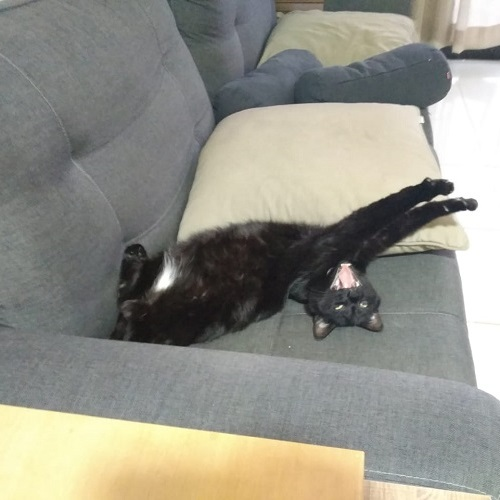
#> input picture trab03/img01.jpg, 500 x 500 px
$ jupyter execute trab03.ipynb   (shell and % lines are left out)
#> lines starting #> are read from the running program, lines starting #| are printed output that depends on the picture
# UNB - PPGI
# Processamento de Imagem
## Trabalho 03

Henrique Brandão

___

Escolha duas imagens monocromáticas , entre 500 e 700 pixels de largura ou altura. As dimensões da imagem tem que ser bem documentadas.

Processe cada imagem X aplicando uma distorção de perspectiva de forma que a base da imagem fique 20% menor que o topo, seguido de uma rotação de 45% do resultado, formando uma nova imagem Y. Documente o resultado Y, aponte dimensões e faça uma análise

Inverta os passos do processo para recuperar a imagem X

Compare X com X’. Exiba a imagem de erro E=X-X’+1
8.
Entrega é um documento em PDF em formato de relatório. Código só em sessão de anexo/apêndice. Não precisa enrolar nem colocar background, mas precisa discutir o que você está fazendo e discutir os resultaos.

[cell 1]
import cv2

import numpy as np
import seaborn as sns

from math import sqrt
from random import choice

from PIL import Image
from matplotlib import pyplot as plt

[cell 2]
f1, f2 = 'img01.jpg', 'img02.jpg'

x1, x2 = cv2.imread(f1), cv2.imread(f2)
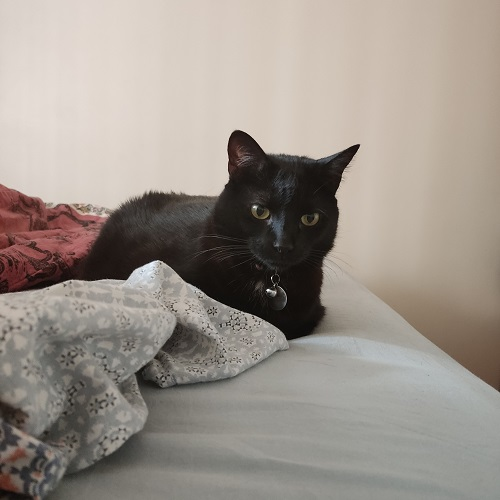
#> input picture trab03/img02.jpg, 500 x 500 px
#> x1 is the input picture: shape (500, 500, 3); mean B, G, R 136.4, 146.3, 147.4
#> x2 is the input picture: shape (500, 500, 3); mean B, G, R 138.7, 146.8, 155.2

[cell 3]
plt.subplot(1,2,1)
plt.title(str(x1.shape))
plt.imshow(x1)

plt.subplot(1,2,2)
plt.title(str(x2.shape))
plt.imshow(x2)

plt.show()
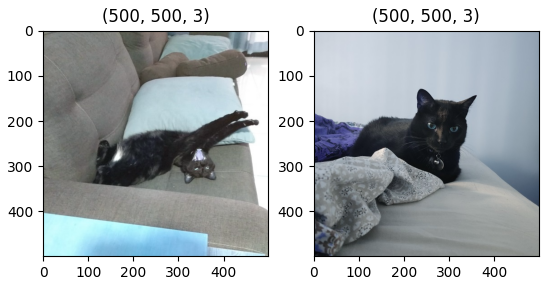
#> figure drawn by matplotlib, 2 panels; B, G, R data is drawn as R, G, B

[cell 4]
def processa(imagem, proporcao=0.8, angulo=45):
#> called with proporcao = 0.8, angulo = 45
    altura, largura = imagem.shape[0], imagem.shape[1],
#> altura = 500; largura = 500
    top_left = [0, 0]
    top_right = [largura, 0]
#> top_right = [500, 0]
    bottom_right = [largura, altura]
#> bottom_right = [500, 500]
    bottom_left = [0, altura]
#> bottom_left = [0, 500]
    nova_largura_base = largura * proporcao
#> nova_largura_base = 400
    pts1 = np.float32([top_left, top_right, bottom_right, bottom_left])
#> pts1 = [[0, 0], [500, 0], [500, 500], [0, 500]]
    pts2 = np.float32([top_left, [nova_largura_base, 0], bottom_right, [0, altura]])
    matriz_perspectiva = cv2.getPerspectiveTransform(pts1, pts2)
    imagem_distorcida = cv2.warpPerspective(imagem, matriz_perspectiva, (largura, altura))
    matriz_rotacao = cv2.getRotationMatrix2D((largura / 2, altura / 2), angulo, 1)
    imagem_rotacionada = cv2.warpAffine(imagem_distorcida, matriz_rotacao, (largura, altura))
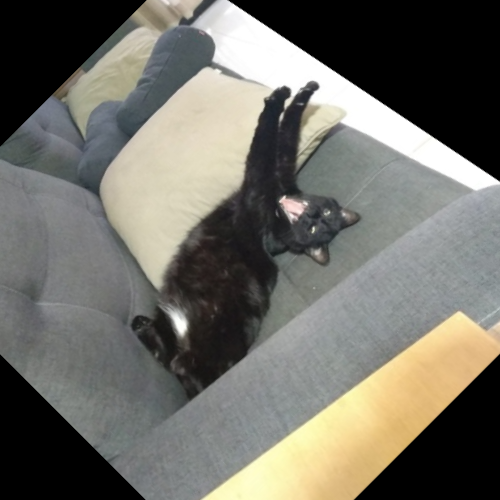
#> imagem_rotacionada: shape (500, 500, 3); mean B, G, R 103.4, 111.2, 112.6
#> call 2 of processa, with proporcao = 0.8, angulo = 45
#> in processa (call 2), `imagem_rotacionada = cv2.warpAffine(imagem_distorcida, matriz_rotacao,..`:
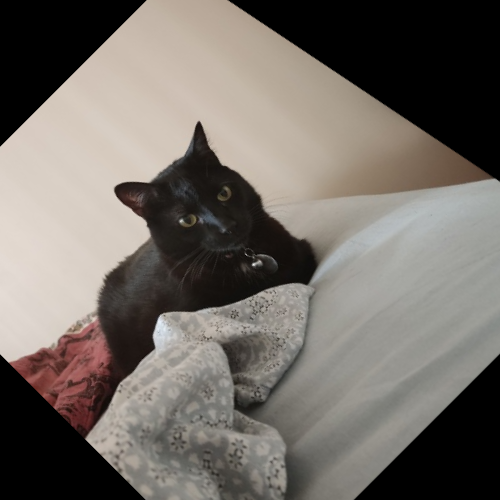
#> imagem_rotacionada: shape (500, 500, 3); mean B, G, R 102.6, 108.8, 114.9
    return imagem_rotacionada

def desprocessa(imagem, proporcao=1.25, angulo=-45):
#> called with proporcao = 1.25, angulo = -45
    altura, largura = imagem.shape[0], imagem.shape[1],
    matriz_rotacao = cv2.getRotationMatrix2D((largura / 2, altura / 2), angulo, 1)
    imagem_rotacionada = cv2.warpAffine(imagem, matriz_rotacao, (largura, altura))
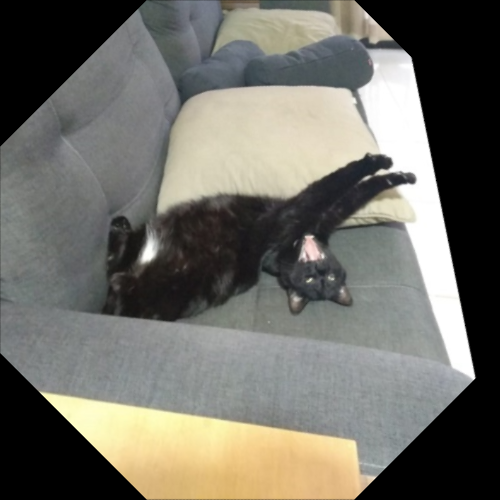
#> imagem_rotacionada: shape (500, 500, 3); mean B, G, R 103.4, 111.1, 112.6
    top_left = [0, 0]
    top_right = [largura, 0]
    bottom_right = [largura, altura]
    bottom_left = [0, altura]
    nova_largura_base = largura * proporcao
    pts1 = np.float32([top_left, top_right, bottom_right, bottom_left])
    pts2 = np.float32([top_left, [nova_largura_base, 0], bottom_right, [0, altura]])
    matriz_perspectiva = cv2.getPerspectiveTransform(pts1, pts2)
    imagem_distorcida = cv2.warpPerspective(imagem_rotacionada, matriz_perspectiva, (largura, altura))
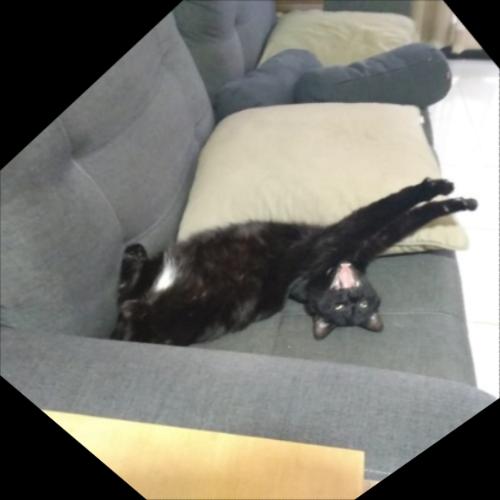
#> imagem_distorcida: shape (500, 500, 3); mean B, G, R 115.2, 122.8, 123.9
    return imagem_distorcida

[cell 5]
y1, y2 = processa(x1), processa(x2)
x1r, x2r = desprocessa(y1), desprocessa(y2)
#> call 2 of desprocessa, with proporcao = 1.25, angulo = -45
#> in desprocessa (call 2), `imagem_rotacionada = cv2.warpAffine(imagem, matriz_rotacao, (largura, ..`:
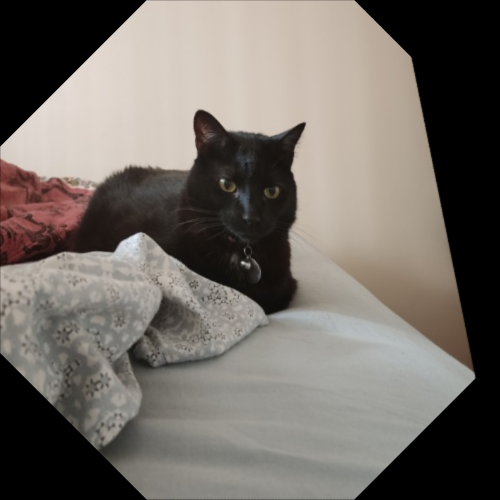
#> imagem_rotacionada: shape (500, 500, 3); mean B, G, R 102.6, 108.7, 114.9
#> in desprocessa (call 2), `imagem_distorcida = cv2.warpPerspective(imagem_rotacionada, matriz_per..`:
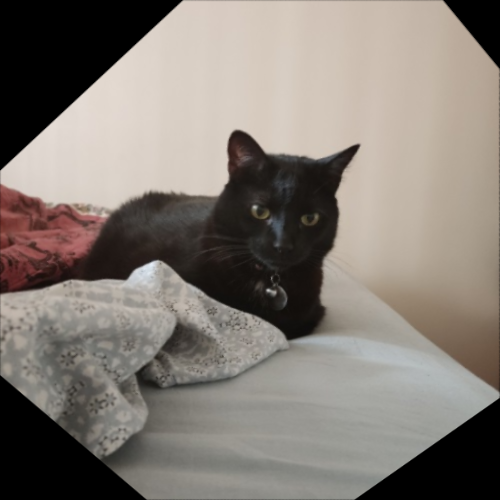
#> imagem_distorcida: shape (500, 500, 3); mean B, G, R 117.1, 124.2, 131.8

[cell 6]
plt.figure(figsize=(8,8))

plt.subplot(2,2,1)
plt.title('original')
plt.imshow(x1)
plt.xticks([])
plt.yticks([])

plt.subplot(2,2,2)
plt.title('processada')
plt.imshow(y1)
plt.xticks([])
plt.yticks([])

plt.subplot(2,2,3)
plt.title('reprocessada')
plt.imshow(x1r)
plt.xticks([])
plt.yticks([])

plt.subplot(2,2,4)
plt.title('delta')
plt.imshow(x1 - x1r + 1)
plt.xticks([])
plt.yticks([])


plt.show()
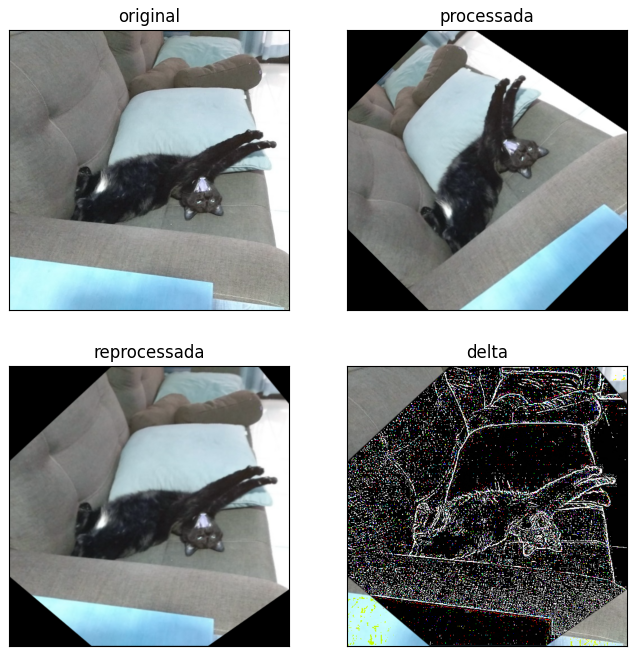
#> figure drawn by matplotlib, 4 panels; B, G, R data is drawn as R, G, B

[cell 7]
plt.figure(figsize=(8,8))

plt.subplot(2,2,1)
plt.title('original')
plt.imshow(x2)
plt.xticks([])
plt.yticks([])

plt.subplot(2,2,2)
plt.title('processada')
plt.imshow(y2)
plt.xticks([])
plt.yticks([])

plt.subplot(2,2,3)
plt.title('reprocessada')
plt.imshow(x2r)
plt.xticks([])
plt.yticks([])

plt.subplot(2,2,4)
plt.title('delta')
plt.imshow(x2 - x2r + 1)
plt.xticks([])
plt.yticks([])


plt.show()
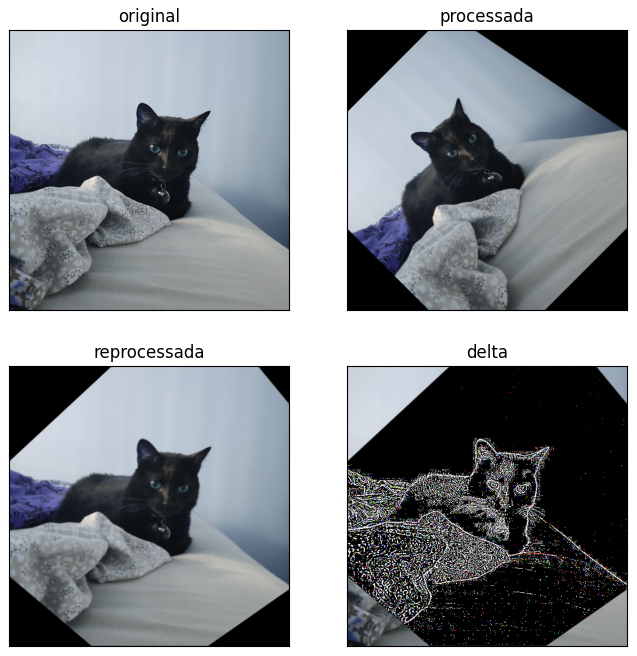
#> figure drawn by matplotlib, 4 panels; B, G, R data is drawn as R, G, B
